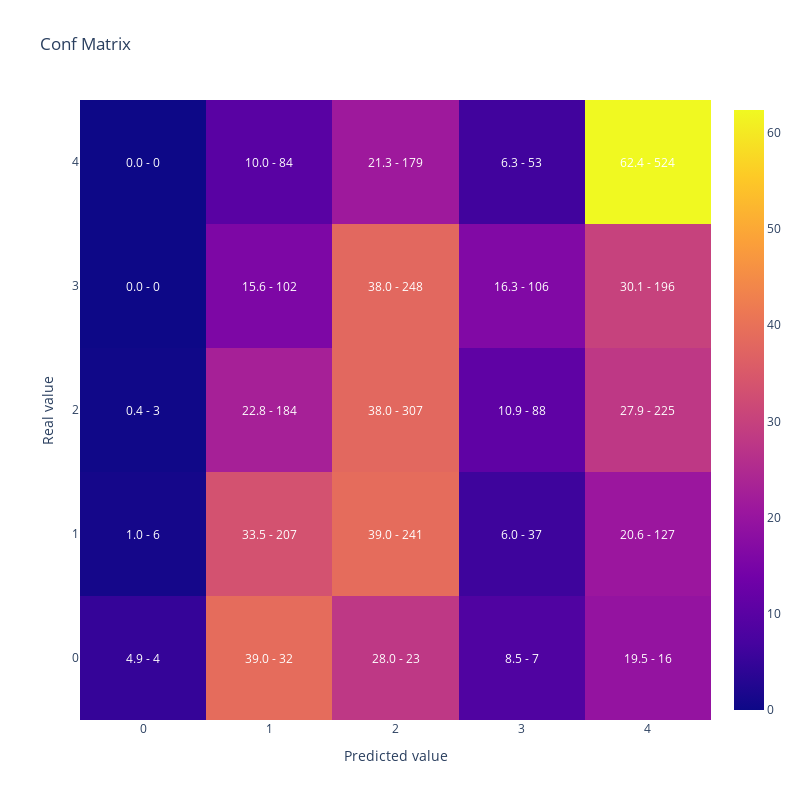

The cell this chart's notebook holds for it:
### Code cell
#Vamos a replicar el resultado de la optimizacion reentrenando el modelo con el mejor conjunto de hiperparametros
#Generamos parametros incluyendo los fijos y la mejor solución que encontro optuna
lgb_params =  {      
                        'objective': 'multiclass',
                        'verbosity':-1,
                        'num_class': len(y_train.unique())} | study.best_params

lgb_train_dataset = lgb.Dataset(data=X_train,
                                label=y_train)


#Entreno
lgb_model = lgb.train(lgb_params,
                    lgb_train_dataset)

#Muestro matriz de confusion y kappa
display(plot_confusion_matrix(y_test,lgb_model.predict(X_test).argmax(axis=1)))

cohen_kappa_score(y_test,lgb_model.predict(X_test).argmax(axis=1),
                             weights = 'quadratic')

### Figure 1 — Plotly figure (JSON) as saved in the notebook; plotly's stock layout.template omitted (floating-point values rounded to 4 significant figures)
{"data": [{"type": "heatmap", "x": [0, 1, 2, 3, 4], "y": [0, 1, 2, 3, 4], "z": [[4.878, 39.02, 28.05, 8.537, 19.51], [0.9709, 33.5, 39.0, 5.987, 20.55], [0.3717, 22.8, 38.04, 10.9, 27.88], [0, 15.64, 38.04, 16.26, 30.06], [0, 10, 21.31, 6.31, 62.38]]}], "layout": {"annotations": [{"font": {"color": "white"}, "showarrow": false, "text": "4.9 - 4", "x": 0, "xref": "x", "y": 0, "yref": "y"}, {"font": {"color": "white"}, "showarrow": false, "text": "39.0 - 32", "x": 1, "xref": "x", "y": 0, "yref": "y"}, {"font": {"color": "white"}, "showarrow": false, "text": "28.0 - 23", "x": 2, "xref": "x", "y": 0, "yref": "y"}, {"font": {"color": "white"}, "showarrow": false, "text": "8.5 - 7", "x": 3, "xref": "x", "y": 0, "yref": "y"}, {"font": {"color": "white"}, "showarrow": false, "text": "19.5 - 16", "x": 4, "xref": "x", "y": 0, "yref": "y"}, {"font": {"color": "white"}, "showarrow": false, "text": "1.0 - 6", "x": 0, "xref": "x", "y": 1, "yref": "y"}, {"font": {"color": "white"}, "showarrow": false, "text": "33.5 - 207", "x": 1, "xref": "x", "y": 1, "yref": "y"}, {"font": {"color": "white"}, "showarrow": false, "text": "39.0 - 241", "x": 2, "xref": "x", "y": 1, "yref": "y"}, {"font": {"color": "white"}, "showarrow": false, "text": "6.0 - 37", "x": 3, "xref": "x", "y": 1, "yref": "y"}, {"font": {"color": "white"}, "showarrow": false, "text": "20.6 - 127", "x": 4, "xref": "x", "y": 1, "yref": "y"}, {"font": {"color": "white"}, "showarrow": false, "text": "0.4 - 3", "x": 0, "xref": "x", "y": 2, "yref": "y"}, {"font": {"color": "white"}, "showarrow": false, "text": "22.8 - 184", "x": 1, "xref": "x", "y": 2, "yref": "y"}, {"font": {"color": "white"}, "showarrow": false, "text": "38.0 - 307", "x": 2, "xref": "x", "y": 2, "yref": "y"}, {"font": {"color": "white"}, "showarrow": false, "text": "10.9 - 88", "x": 3, "xref": "x", "y": 2, "yref": "y"}, {"font": {"color": "white"}, "showarrow": false, "text": "27.9 - 225", "x": 4, "xref": "x", "y": 2, "yref": "y"}, {"font": {"color": "white"}, "showarrow": false, "text": "0.0 - 0", "x": 0, "xref": "x", "y": 3, "yref": "y"}, {"font": {"color": "white"}, "showarrow": false, "text": "15.6 - 102", "x": 1, "xref": "x", "y": 3, "yref": "y"}, {"font": {"color": "white"}, "showarrow": false, "text": "38.0 - 248", "x": 2, "xref": "x", "y": 3, "yref": "y"}, {"font": {"color": "white"}, "showarrow": false, "text": "16.3 - 106", "x": 3, "xref": "x", "y": 3, "yref": "y"}, {"font": {"color": "white"}, "showarrow": false, "text": "30.1 - 196", "x": 4, "xref": "x", "y": 3, "yref": "y"}, {"font": {"color": "white"}, "showarrow": false, "text": "0.0 - 0", "x": 0, "xref": "x", "y": 4, "yref": "y"}, {"font": {"color": "white"}, "showarrow": false, "text": "10.0 - 84", "x": 1, "xref": "x", "y": 4, "yref": "y"}, {"font": {"color": "white"}, "showarrow": false, "text": "21.3 - 179", "x": 2, "xref": "x", "y": 4, "yref": "y"}, {"font": {"color": "white"}, "showarrow": false, "text": "6.3 - 53", "x": 3, "xref": "x", "y": 4, "yref": "y"}, {"font": {"color": "white"}, "showarrow": false, "text": "62.4 - 524", "x": 4, "xref": "x", "y": 4, "yref": "y"}], "height": 800, "title": {"text": "Conf Matrix"}, "width": 800, "xaxis": {"title": {"text": "Predicted value"}}, "yaxis": {"title": {"text": "Real value"}}}}
